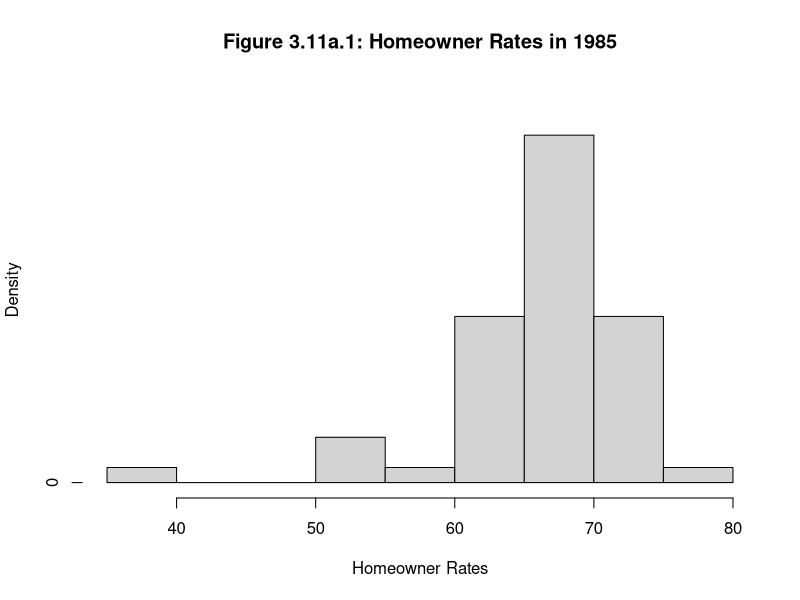

R code for this plot:
homeStates <- c(state.name, "Dist. of Columbia")
homeStates <- sort(homeStates)
homeOwnRates.1985 <- c(70.4, 61.2, 64.7, 66.6, 54.2, 63.6, 
                       69.0, 70.3, 37.4, 67.2, 62.7, 51.0, 
                       71.0, 60.6, 67.6, 69.9, 68.3, 68.5, 
                       70.2, 73.7, 65.6, 60.5, 70.7, 70.0, 
                       69.6, 69.2, 66.5, 68.5, 57.0, 65.5, 
                       62.3, 68.2, 50.3, 68.0, 69.9, 67.9, 
                       70.5, 61.5, 71.6, 61.4, 72.0, 67.6, 
                       67.6, 60.5, 71.5, 69.5, 68.5, 66.8, 
                       75.9, 63.8, 73.2)
homeOwnRates.1996 <- c(71.0, 62.9, 62.0, 66.6, 55.0, 64.5, 
                       69.0, 71.5, 40.4, 67.1, 69.3, 50.6, 
                       71.4, 68.2, 74.2, 72.8, 67.5, 73.2, 
                       64.9, 76.5, 66.9, 61.7, 73.3, 75.4, 
                       73.0, 70.2, 68.6, 66.8, 61.1, 65.0, 
                       64.6, 67.1, 52.7, 70.4, 68.2, 69.2, 
                       68.4, 63.1, 71.7, 56.6, 72.9, 67.8, 
                       68.8, 61.8, 72.7, 70.3, 68.5, 63.1, 
                       74.3, 68.2, 68.0)
homeOwnRates.2002 <- c(73.5, 67.3, 65.9, 70.2, 58.0, 69.1, 
                       71.6, 75.6, 44.1, 68.7, 71.7, 57.4, 
                       73.0, 70.2, 75.0, 73.9, 70.2, 73.5, 
                       67.1, 73.9, 72.0, 62.7, 76.0, 77.3, 
                       74.8, 74.6, 69.3, 68.4, 65.5, 69.5, 
                       67.2, 70.3, 55.0, 70.0, 69.5, 72.0, 
                       69.4, 66.2, 74.0, 59.6, 77.3, 71.5, 
                       70.1, 63.8, 72.7, 70.2, 74.3, 67.0, 
                       77.0, 72.0, 72.8)
homeFrame <- data.frame(Year.1985 = homeOwnRates.1985, Year.1996 = homeOwnRates.1996, 
                        Year.2002 = homeOwnRates.2002, row.names = homeStates)
#relativeFreqHome.1985 <- histogram(homeFrame$Year.1985, 
                                  # main = "Figure 3.11a.1: Homeowner Rates in 1985",
                                   #freq = T, xlab = "Homowner Rates", ylab = "Density", 
                                  # col = "white")
frequencyHistHome.1985 <- hist(homeFrame$Year.1985, plot = F)
relativeFreqHistHome.1985 <- frequencyHistHome.1985
relativeFreqHistHome.1985$counts <- relativeFreqHistHome.1985$counts/sum(relativeFreqHistHome.1985$counts)
plot(relativeFreqHistHome.1985, main = "Figure 3.11a.1: Homeowner Rates in 1985", 
     xlab = "Homeowner Rates", ylab = "Density", ylim = c(0,0.5))